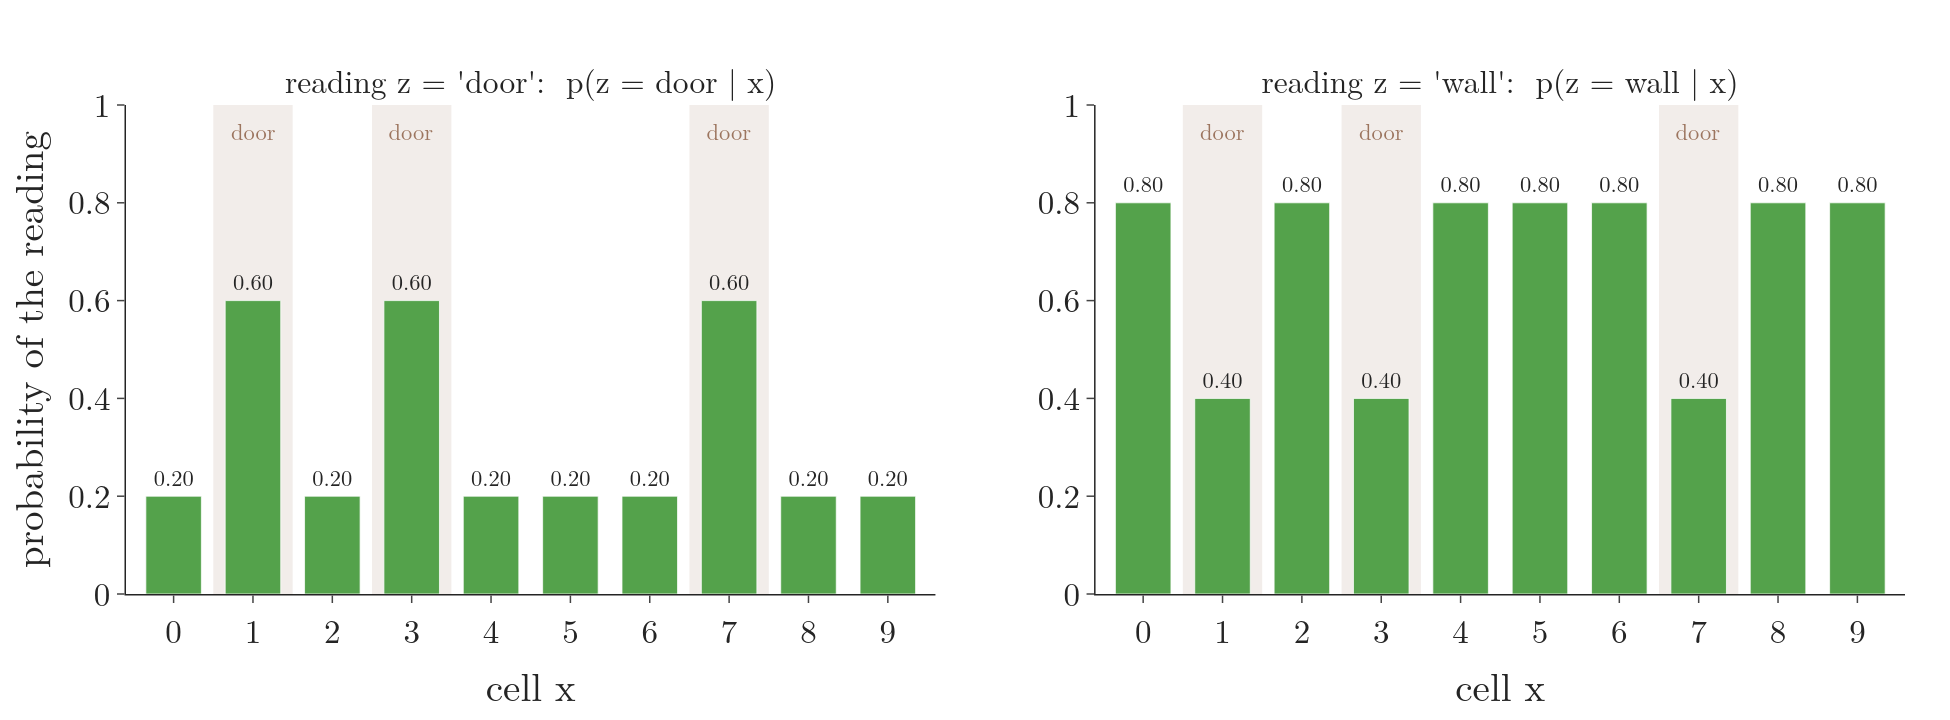

Generate this figure with Python:
"""Measurement probability p(z | x) of the door sensor in every hallway cell: reading 'door' (left) is 0.6 likely in
front of a door and 0.2 at a wall; reading 'wall' (right) is 0.4 and 0.8. Each cell's two bars add to 1.
Run: python measurement.py -> measurement.png"""
from pathlib import Path

from plotly.subplots import make_subplots

from gifkit import GREEN
from hallplot import bars, door_labels, layout, likelihood

here = Path(__file__).parent
fig = make_subplots(rows=1, cols=2, horizontal_spacing=0.09,
                    subplot_titles=["reading z = 'door':  p(z = door | x)", "reading z = 'wall':  p(z = wall | x)"])
for c, z in ((1, 1), (2, 0)):
    bars(fig, likelihood(z), GREEN, row=1, col=c, ymax=1.0)
    door_labels(fig, 0.95, row=1, col=c)
    fig.update_xaxes(title="cell x", row=1, col=c)
fig.update_yaxes(title="probability of the reading", row=1, col=1)
assert (likelihood(1) + likelihood(0) == 1).all()
layout(fig, 1300, 480, top=70)
fig.write_image(here / "measurement.png", scale=1.5)
